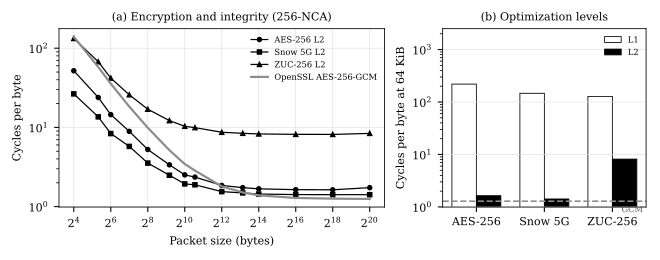

Python code for this plot:
#!/usr/bin/env python3
"""Fig. 3 (edge tier) and Fig. 5 (setup share, all three software tiers) from measured data.

Input : ../../results/pi5/pi5_final_all_levels.csv   (L1 from run 1, L2 and OpenSSL from run 2)
        ../../results/esp32/esp32_final.csv           (run 3)
        ../../results/zen4/zen4_final_all_levels.csv
Output: fig3_pi5.pdf/.png, fig5_setup.pdf/.png
Grayscale, 300 dpi. Every plotted value is a median from the CSV.
"""
import os
import matplotlib.pyplot as plt
import pandas as pd

HERE = os.path.dirname(os.path.abspath(__file__))
RES = os.path.join(HERE, "..", "..", "results")
p = pd.read_csv(os.path.join(RES, "pi5", "pi5_final_all_levels.csv"))
e = pd.read_csv(os.path.join(RES, "esp32", "esp32_final.csv"))
z = pd.read_csv(os.path.join(RES, "zen4", "zen4_final_all_levels.csv"))
z = z[~((z.level == "L1") & z.alg.str.startswith("OpenSSL"))]

plt.rcParams.update({"font.family": "serif", "font.size": 8, "axes.linewidth": 0.6})
SETS = [("256-NCA5", "AES-256"), ("256-NCA4", "Snow 5G"), ("256-NCA6", "ZUC-256")]
MARK = {"256-NCA5": "o", "256-NCA4": "s", "256-NCA6": "^"}


def series(d, alg, level):
    q = d[(d.alg == alg) & (d.level == level) & (d.bytes > 0)].sort_values("bytes")
    return q.bytes.values, q.cpb.values


# ---- Fig. 3 ---------------------------------------------------------------
fig, (ax, bx) = plt.subplots(1, 2, figsize=(6.6, 2.6), gridspec_kw={"width_ratios": [1.6, 1]})
for alg, name in SETS:
    x, y = series(p, alg, "L2")
    ax.plot(x, y, color="black", lw=0.9, marker=MARK[alg], ms=3, mfc="black", label=f"{name} L2")
x, y = series(p, "OpenSSL-AES-256-GCM", "base")
ax.plot(x, y, color="0.55", lw=1.6, label="OpenSSL AES-256-GCM")
ax.set_xscale("log", base=2)
ax.set_yscale("log")
ax.set_xlabel("Packet size (bytes)")
ax.set_ylabel("Cycles per byte")
ax.set_title("(a) Encryption and integrity (256-NCA)", fontsize=8)
ax.grid(True, which="major", color="0.88", lw=0.5)
ax.legend(fontsize=6, frameon=False, loc="upper right")

fills = {"L1": "white", "L2": "black"}
w = 0.36
for i, (alg, name) in enumerate(SETS):
    for j, lev in enumerate(["L1", "L2"]):
        cpb = p[(p.alg == alg) & (p.level == lev) & (p.bytes == 65536)].cpb.values[0]
        bx.bar(i + (j - 0.5) * w, cpb, w, color=fills[lev], edgecolor="black", lw=0.6,
               label=lev if i == 0 else None)
gcm = p[(p.alg == "OpenSSL-AES-256-GCM") & (p.bytes == 65536)].cpb.values[0]
bx.axhline(gcm, color="0.55", lw=1.2, ls="--")
bx.text(2.45, gcm * 0.62, "GCM", fontsize=6, color="0.35", ha="right")
bx.set_yscale("log")
bx.set_xticks(range(3))
bx.set_xticklabels([n for _, n in SETS])
bx.set_ylabel("Cycles per byte at 64 KiB")
bx.set_ylim(top=2500)
bx.set_title("(b) Optimization levels", fontsize=8)
bx.legend(fontsize=6, frameon=False, loc="upper right")
bx.grid(True, axis="y", which="major", color="0.88", lw=0.5)
fig.tight_layout()
for ext in ("pdf", "png"):
    fig.savefig(os.path.join(HERE, f"fig3_pi5.{ext}"), dpi=300)

# ---- Fig. 5: setup share, device, edge and cloud --------------------------
sizes = [16, 40, 64, 128, 256, 576, 1024, 1500, 4096, 9000]
fig, axes = plt.subplots(1, 3, figsize=(6.9, 2.4), sharey=True)
panels = [(axes[0], e, "(a) Device tier (ESP32)", "mbedTLS-AES-256-GCM", "mbedTLS AES-256-GCM"),
          (axes[1], p, "(b) Edge tier (Pi 5)", "OpenSSL-AES-256-GCM", "OpenSSL AES-256-GCM"),
          (axes[2], z, "(c) Cloud tier (Zen 4)", "OpenSSL-AES-256-GCM", "OpenSSL AES-256-GCM")]
for ax, d, title, ref, refname in panels:
    for alg, name in SETS + [(ref, refname)]:
        lev = "base" if alg == ref else "L2"
        q = d[(d.alg == alg) & (d.level == lev)].set_index("bytes").med_cycles
        share = [100 * q[0] / q[s_] for s_ in sizes]
        if alg == ref:
            ax.plot(sizes, share, color="0.55", lw=1.6, label="AES-256-GCM (library)")
        else:
            ax.plot(sizes, share, color="black", lw=0.9, marker=MARK[alg], ms=3, mfc="white", label=f"{name} L2")
    ax.set_xscale("log", base=2)
    ax.set_ylim(0, 100)
    ax.set_xlabel("Packet size (bytes)")
    ax.set_title(title, fontsize=8)
    ax.grid(True, color="0.88", lw=0.5)
axes[0].set_ylabel("Setup share of total cost (%)")
axes[2].legend(fontsize=6, frameon=False, loc="upper right")
fig.tight_layout()
for ext in ("pdf", "png"):
    fig.savefig(os.path.join(HERE, f"fig5_setup.{ext}"), dpi=300)
print("wrote fig3_pi5 and fig5_setup")
